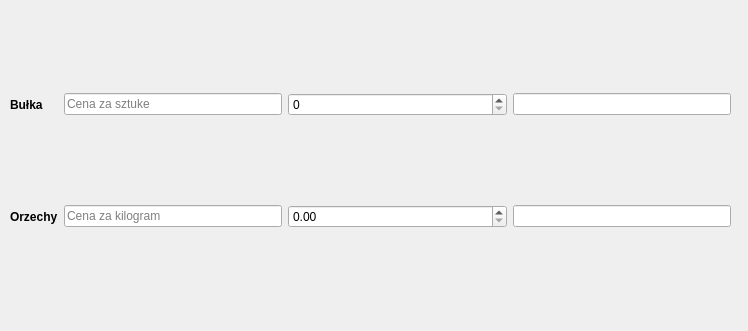
<?xml version="1.0" encoding="UTF-8"?>
<ui version="4.0">
 <class>Dialog</class>
 <widget class="QDialog" name="Dialog">
  <property name="geometry">
   <rect>
    <x>0</x>
    <y>0</y>
    <width>748</width>
    <height>331</height>
   </rect>
  </property>
  <property name="windowTitle">
   <string>Dialog</string>
  </property>
  <widget class="QWidget" name="gridLayoutWidget">
   <property name="geometry">
    <rect>
     <x>10</x>
     <y>10</y>
     <width>721</width>
     <height>301</height>
    </rect>
   </property>
   <layout class="QGridLayout" name="gridLayout">
    <item row="0" column="1">
     <widget class="QLineEdit" name="roll">
      <property name="placeholderText">
       <string>Cena za sztuke</string>
      </property>
     </widget>
    </item>
    <item row="0" column="3">
     <widget class="QLineEdit" name="rollTotal">
      <property name="readOnly">
       <bool>true</bool>
      </property>
     </widget>
    </item>
    <item row="0" column="0">
     <widget class="QLabel" name="label">
      <property name="font">
       <font>
        <weight>75</weight>
        <bold>true</bold>
       </font>
      </property>
      <property name="styleSheet">
       <string notr="true">font-weight: bold</string>
      </property>
      <property name="text">
       <string>Bułka</string>
      </property>
     </widget>
    </item>
    <item row="0" column="2">
     <widget class="QSpinBox" name="rollCount">
      <property name="sizePolicy">
       <sizepolicy hsizetype="Expanding" vsizetype="Fixed">
        <horstretch>0</horstretch>
        <verstretch>0</verstretch>
       </sizepolicy>
      </property>
     </widget>
    </item>
    <item row="1" column="0">
     <widget class="QLabel" name="label_2">
      <property name="styleSheet">
       <string notr="true">font-weight: bold</string>
      </property>
      <property name="text">
       <string>Orzechy</string>
      </property>
     </widget>
    </item>
    <item row="1" column="1">
     <widget class="QLineEdit" name="nut">
      <property name="placeholderText">
       <string>Cena za kilogram</string>
      </property>
     </widget>
    </item>
    <item row="1" column="2">
     <widget class="QDoubleSpinBox" name="nutWeight">
      <property name="sizePolicy">
       <sizepolicy hsizetype="Expanding" vsizetype="Fixed">
        <horstretch>0</horstretch>
        <verstretch>0</verstretch>
       </sizepolicy>
      </property>
     </widget>
    </item>
    <item row="1" column="3">
     <widget class="QLineEdit" name="nutTotal">
      <property name="readOnly">
       <bool>true</bool>
      </property>
     </widget>
    </item>
   </layout>
  </widget>
 </widget>
 <resources/>
 <connections/>
</ui>
